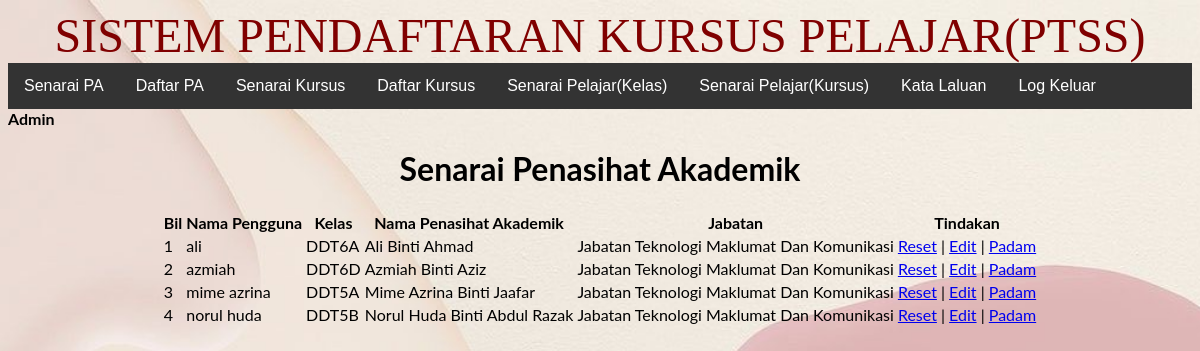
Screenshot of /pendaftaran/admin/index.php (signed in) with the database file from the repository.
### tables this page shows
CREATE TABLE `pensyarah` (
  `idpensyarah` int(11) NOT NULL,
  `namapensyarah` varchar(250) NOT NULL,
  `jabatan` varchar(250) NOT NULL,
  `kelas` varchar(50) NOT NULL,
  `username` varchar(250) NOT NULL,
  `password` varchar(250) NOT NULL
);

### pendaftaran/admin/senarai.php (the view, shortened to what this page needs)
<h1>Senarai Penasihat Akademik</h1>
<table border="0">
    <tr>
        <th>Bil</th>
        <th>Nama Pengguna</th>
        <th>Kelas</th>
        <th>Nama Penasihat Akademik</th>
        <th>Jabatan</th>
        <th>Tindakan</th>
    </tr>
    <?php
    $bil = 1;
    $sql = "SELECT * FROM pensyarah ORDER BY username";
    $result = $conn->query($sql);
    while ($row = $result->fetch_object()) {
        ?>
        <tr>
            <td><?php echo $bil++; ?></td>
            <td><?php echo $row->username; ?></td>
            <td><?php echo $row->kelas; ?></td>
            <td><?php echo $row->namapensyarah; ?></td>
            <td><?php echo $row->jabatan; ?></td>
            <td>
                <a href="reset.php?idpensyarah=<?php echo $row->idpensyarah; ?>">Reset</a>
                |
                <a href="index.php?daftar=edit&idpensyarah=<?php echo $row->idpensyarah; ?>">Edit</a>
                |
                <a href="padam.php?idpensyarah=<?php echo $row->idpensyarah; ?>">Padam</a>
            </td>
        </tr>
        <?php
    }
    ?>
</table>

### pendaftaran/register.css (style rules this page uses)
body { font-family: 'Lato', sans-serif; background-image: url('color.jpg'); background-repeat: no-repeat; background-attachment: fixed; background-size: cover; }

### rows the page displays
pensyarah: username "ali", kelas "DDT6A", namapensyarah "Ali Binti Ahmad", jabatan "Jabatan Teknologi Maklumat Dan Komunikasi"
pensyarah: username "azmiah", kelas "DDT6D", namapensyarah "Azmiah Binti Aziz", jabatan "Jabatan Teknologi Maklumat Dan Komunikasi"
pensyarah: username "mime azrina", kelas "DDT5A", namapensyarah "Mime Azrina Binti Jaafar", jabatan "Jabatan Teknologi Maklumat Dan Komunikasi"
pensyarah: username "norul huda", kelas "DDT5B", namapensyarah "Norul Huda Binti Abdul Razak", jabatan "Jabatan Teknologi Maklumat Dan Komunikasi"
